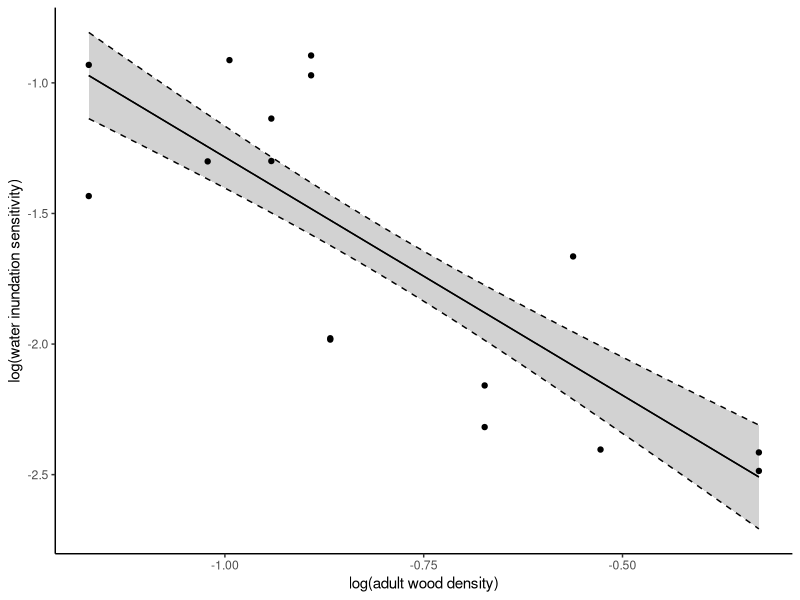

Here is the R script that generated this plot: (Note: this script raises an error after producing the figure.)
################################################################################
# title: flooding sensitivity response predicting species distributions 
# author: James Margrove 

# Clear work space 
rm(list = ls())

# Import packages
require(ggplot2)

# Import data 
rr_data <- read.table("./data/riskratio_data.txt", header = TRUE)
dden_data <- read.table("./data/dden_adult.txt", header = TRUE)

dden_data <- dden_data[order(dden_data$sp), ]
rr_data$dden <- dden_data$dden_adult

# Exploration 
p1 <- ggplot(rr_data, aes(x = log(dden), y = log(rr))) + 
  geom_point() + 
  stat_smooth(method = lm, color = '#000000', size = 0.5) + 
  ylab("log(water inundation sensitivity)") + 
  xlab("log(adult wood density)") + 
  theme_classic()

# Model the data 
model <- lm(log(rr) ~ log(dden), data = rr_data)
summary(model)

# Evaluation 
preds <- data.frame(dden = seq(from = min(rr_data$dden), 
                               to = max(rr_data$dden), 
                               length = 100))

# Prediction  
preds$rr <- predict(model, 
                    newdata = preds,
                    type = "response")

preds$CI <- predict(model, 
                    newdata = preds, 
                    type = "response", 
                    se.fit = TRUE)$se.fit

# Plot the graph 
p1 <- ggplot(preds, aes(x = log(dden), y = rr)) + 
             geom_line() + 
             geom_ribbon(aes(ymin = rr - CI, 
                             ymax = rr + CI), 
                         alpha = 0.22) +
             geom_line(aes(x = log(dden), 
                           y = rr - CI), 
                       linetype = 2) + 
             geom_line(aes(x = log(dden), 
                           y = rr + CI), 
                       linetype = 2) + 
             geom_point(data = rr_data, 
                        aes(x = log(dden), 
                            y = log(rr))) + 
             geom_line() + 
             ylab("log(water inundation sensitivity)") + 
             xlab("log(adult wood density)") +
             theme_classic() +
             theme(legend.position = c(0.2, 0.85))

p1

# Boot strap for coef CIs 


# saving the plot 
ggsave(p1, file = "./graphs/log_fsen_vs_dden.png",
       width = 4, 
       height = 4)

